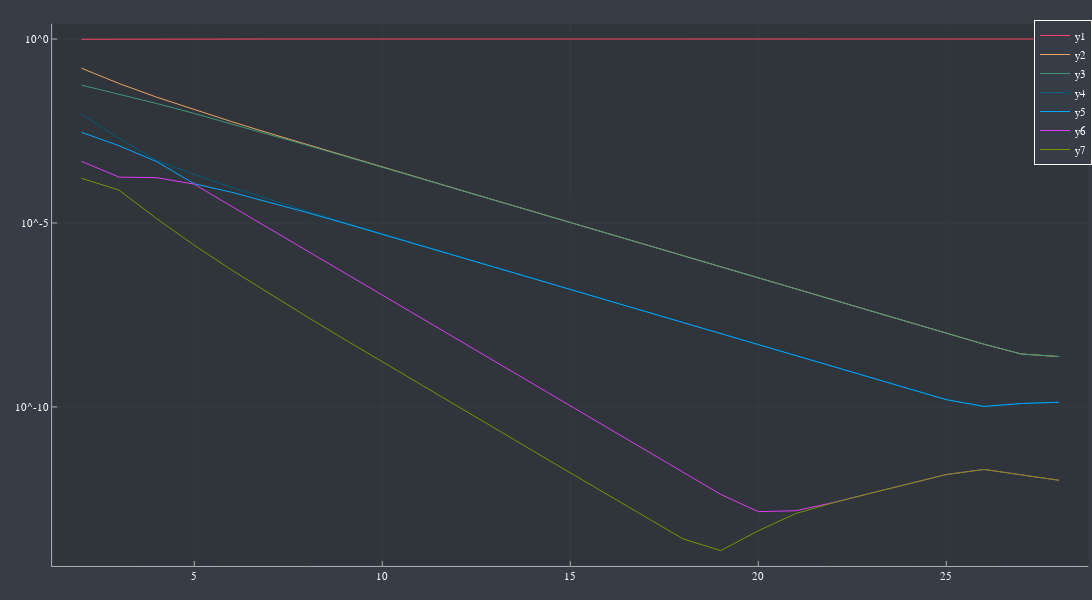

The code cell stored with this chart in its notebook:
### Code cell
ind = 2:length(Λs)-2
plot(ind, getindex.(Λs[ind],[1 2 3 4 5 6 7]), yaxis=:log10, size= (1200,600))

### Figure 1 — Plotly figure (JSON) as saved in the notebook; plotly's stock layout.template omitted (floating-point values rounded to 4 significant figures)
{"data": [{"colorbar": {"title": ""}, "legendgroup": "y1", "line": {"color": "rgba(254, 67, 101, 1.000)", "dash": "solid", "shape": "linear", "width": 1}, "mode": "lines", "name": "y1", "showlegend": true, "type": "scatter", "x": [2, 3, 4, 5, 6, 7, 8, 9, 10, 11, 12, 13, 14, 15, 16, 17, 18, 19, 20, 21, 22, 23, 24, 25, 26, 27, 28], "xaxis": "x", "y": [0.9854, 0.9976, 0.9995, 0.9999, 1.0, 1.0, 1.0, 1.0, 1.0, 1.0, 1.0, 1.0, 1.0, 1.0, 1.0, 1.0, 1.0, 1.0, 1.0, 1.0, 1.0, 1.0, 1.0, 1.0, 1, 1, 1], "yaxis": "y", "zmax": null, "zmin": null}, {"colorbar": {"title": ""}, "legendgroup": "y2", "line": {"color": "rgba(236, 162, 92, 1.000)", "dash": "solid", "shape": "linear", "width": 1}, "mode": "lines", "name": "y2", "showlegend": true, "type": "scatter", "x": [2, 3, 4, 5, 6, 7, 8, 9, 10, 11, 12, 13, 14, 15, 16, 17, 18, 19, 20, 21, 22, 23, 24, 25, 26, 27, 28], "xaxis": "x", "y": [0.1608, 0.06188, 0.02629, 0.01195, 0.005658, 0.002744, 0.001349, 0.0006682, 0.0003324, 0.0001658, 8.276e-05, 4.135e-05, 2.067e-05, 1.033e-05, 5.165e-06, 2.582e-06, 1.291e-06, 6.456e-07, 3.228e-07, 1.614e-07, 8.07e-08, 4.035e-08, 2.017e-08, 1.009e-08, 5.079e-09, 2.744e-09, 2.341e-09], "yaxis": "y", "zmax": null, "zmin": null}, {"colorbar": {"title": ""}, "legendgroup": "y3", "line": {"color": "rgba(63, 151, 120, 1.000)", "dash": "solid", "shape": "linear", "width": 1}, "mode": "lines", "name": "y3", "showlegend": true, "type": "scatter", "x": [2, 3, 4, 5, 6, 7, 8, 9, 10, 11, 12, 13, 14, 15, 16, 17, 18, 19, 20, 21, 22, 23, 24, 25, 26, 27, 28], "xaxis": "x", "y": [0.05587, 0.03216, 0.01767, 0.009476, 0.004961, 0.002551, 0.001296, 0.000654, 0.0003286, 0.0001648, 8.25e-05, 4.128e-05, 2.065e-05, 1.033e-05, 5.164e-06, 2.582e-06, 1.291e-06, 6.456e-07, 3.228e-07, 1.614e-07, 8.07e-08, 4.035e-08, 2.017e-08, 1.009e-08, 5.079e-09, 2.744e-09, 2.341e-09], "yaxis": "y", "zmax": null, "zmin": null}, {"colorbar": {"title": ""}, "legendgroup": "y4", "line": {"color": "rgba(0, 93, 127, 1.000)", "dash": "solid", "shape": "linear", "width": 1}, "mode": "lines", "name": "y4", "showlegend": true, "type": "scatter", "x": [2, 3, 4, 5, 6, 7, 8, 9, 10, 11, 12, 13, 14, 15, 16, 17, 18, 19, 20, 21, 22, 23, 24, 25, 26, 27, 28], "xaxis": "x", "y": [0.00912, 0.001995, 0.0004991, 0.000208, 9.267e-05, 4.335e-05, 2.089e-05, 1.024e-05, 5.067e-06, 2.52e-06, 1.256e-06, 6.271e-07, 3.133e-07, 1.566e-07, 7.829e-08, 3.914e-08, 1.957e-08, 9.784e-09, 4.892e-09, 2.446e-09, 1.223e-09, 6.116e-10, 3.065e-10, 1.577e-10, 1.035e-10, 1.239e-10, 1.339e-10], "yaxis": "y", "zmax": null, "zmin": null}, {"colorbar": {"title": ""}, "legendgroup": "y5", "line": {"color": "rgba(0, 168, 255, 1.000)", "dash": "solid", "shape": "linear", "width": 1}, "mode": "lines", "name": "y5", "showlegend": true, "type": "scatter", "x": [2, 3, 4, 5, 6, 7, 8, 9, 10, 11, 12, 13, 14, 15, 16, 17, 18, 19, 20, 21, 22, 23, 24, 25, 26, 27, 28], "xaxis": "x", "y": [0.002908, 0.001259, 0.0004649, 0.0001166, 6.814e-05, 3.686e-05, 1.919e-05, 9.796e-06, 4.951e-06, 2.49e-06, 1.248e-06, 6.252e-07, 3.128e-07, 1.565e-07, 7.825e-08, 3.913e-08, 1.957e-08, 9.783e-09, 4.892e-09, 2.446e-09, 1.223e-09, 6.116e-10, 3.065e-10, 1.577e-10, 1.035e-10, 1.239e-10, 1.339e-10], "yaxis": "y", "zmax": null, "zmin": null}, {"colorbar": {"title": ""}, "legendgroup": "y6", "line": {"color": "rgba(220, 61, 241, 1.000)", "dash": "solid", "shape": "linear", "width": 1}, "mode": "lines", "name": "y6", "showlegend": true, "type": "scatter", "x": [2, 3, 4, 5, 6, 7, 8, 9, 10, 11, 12, 13, 14, 15, 16, 17, 18, 19, 20, 21, 22, 23, 24, 25, 26, 27, 28], "xaxis": "x", "y": [0.0004746, 0.0001766, 0.0001706, 0.0001133, 2.807e-05, 7e-06, 1.749e-06, 4.37e-07, 1.093e-07, 2.731e-08, 6.828e-09, 1.707e-09, 4.268e-10, 1.067e-10, 2.667e-11, 6.668e-12, 1.667e-12, 4.208e-13, 1.423e-13, 1.514e-13, 2.535e-13, 4.566e-13, 8.259e-13, 1.456e-12, 2.004e-12, 1.454e-12, 1.016e-12], "yaxis": "y", "zmax": null, "zmin": null}, {"colorbar": {"title": ""}, "legendgroup": "y7", "line": {"color": "rgba(117, 149, 0, 1.000)", "dash": "solid", "shape": "linear", "width": 1}, "mode": "lines", "name": "y7", "showlegend": true, "type": "scatter", "x": [2, 3, 4, 5, 6, 7, 8, 9, 10, 11, 12, 13, 14, 15, 16, 17, 18, 19, 20, 21, 22, 23, 24, 25, 26, 27, 28], "xaxis": "x", "y": [0.0001649, 7.811e-05, 1.313e-05, 2.486e-06, 5.244e-07, 1.19e-07, 2.818e-08, 6.843e-09, 1.684e-09, 4.177e-10, 1.04e-10, 2.593e-11, 6.475e-12, 1.618e-12, 4.043e-13, 1.018e-13, 2.597e-14, 1.245e-14, 4.302e-14, 1.269e-13, 2.493e-13, 4.555e-13, 8.256e-13, 1.456e-12, 2.004e-12, 1.454e-12, 1.016e-12], "yaxis": "y", "zmax": null, "zmin": null}], "layout": {"annotations": [], "height": 600, "legend": {"bgcolor": "rgba(54, 61, 70, 1.000)", "bordercolor": "rgba(255, 255, 255, 1.000)", "borderwidth": 1, "font": {"color": "rgba(255, 255, 255, 1.000)", "family": "sans-serif", "size": 11}, "title": {"font": {"color": "rgba(255, 255, 255, 1.000)", "family": "sans-serif", "size": 15}, "text": ""}, "tracegroupgap": 0, "traceorder": "normal", "x": 1, "xanchor": "auto", "y": 1, "yanchor": "auto"}, "margin": {"b": 20, "l": 0, "r": 0, "t": 20}, "paper_bgcolor": "rgba(54, 61, 70, 1.000)", "plot_bgcolor": "rgba(48, 52, 59, 1.000)", "showlegend": true, "width": 1200, "xaxis": {"anchor": "y", "domain": [0.04773, 0.9967], "gridcolor": "rgba(173, 178, 183, 0.100)", "gridwidth": 0.5, "linecolor": "rgba(173, 178, 183, 1.000)", "mirror": false, "range": [1.22, 28.78], "showgrid": true, "showline": true, "showticklabels": true, "tickangle": 0, "tickcolor": "rgb(173, 178, 183)", "tickfont": {"color": "rgba(255, 255, 255, 1.000)", "family": "sans-serif", "size": 11}, "tickmode": "array", "ticks": "inside", "ticktext": ["5", "10", "15", "20", "25"], "tickvals": [5, 10, 15, 20, 25], "title": "", "titlefont": {"color": "rgba(255, 255, 255, 1.000)", "family": "sans-serif", "size": 15}, "type": "-", "visible": true, "zeroline": false, "zerolinecolor": "rgba(173, 178, 183, 1.000)"}, "yaxis": {"anchor": "x", "domain": [0.02508, 0.9934], "gridcolor": "rgba(173, 178, 183, 0.100)", "gridwidth": 0.5, "linecolor": "rgba(173, 178, 183, 1.000)", "mirror": false, "range": [-14.32, 0.4171], "showgrid": true, "showline": true, "showticklabels": true, "tickangle": 0, "tickcolor": "rgb(173, 178, 183)", "tickfont": {"color": "rgba(255, 255, 255, 1.000)", "family": "sans-serif", "size": 11}, "tickmode": "array", "ticks": "inside", "ticktext": ["10^-10", "10^-5", "10^0"], "tickvals": [1e-10, 1e-05, 1], "title": "", "titlefont": {"color": "rgba(255, 255, 255, 1.000)", "family": "sans-serif", "size": 15}, "type": "log", "visible": true, "zeroline": false, "zerolinecolor": "rgba(173, 178, 183, 1.000)"}}}
